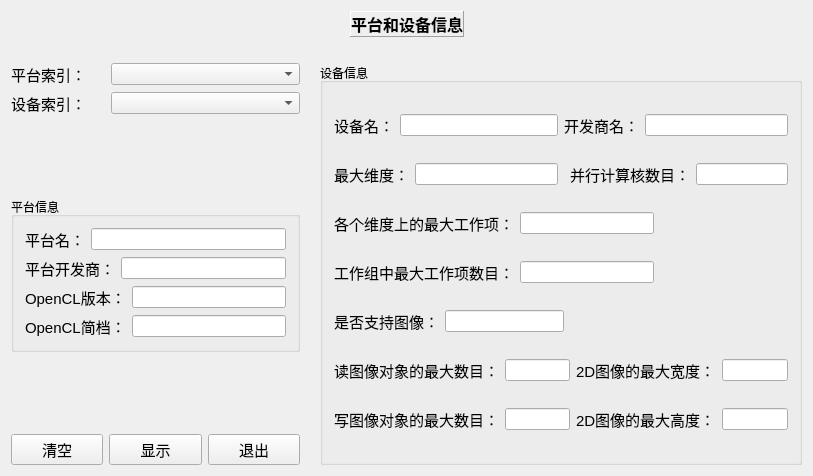
<?xml version="1.0" encoding="UTF-8"?>
<ui version="4.0">
 <class>PlatformAndDeviceInfo</class>
 <widget class="QWidget" name="PlatformAndDeviceInfo">
  <property name="geometry">
   <rect>
    <x>0</x>
    <y>0</y>
    <width>813</width>
    <height>476</height>
   </rect>
  </property>
  <property name="minimumSize">
   <size>
    <width>0</width>
    <height>0</height>
   </size>
  </property>
  <property name="maximumSize">
   <size>
    <width>115200</width>
    <height>115200</height>
   </size>
  </property>
  <property name="windowTitle">
   <string>平台和设备信息</string>
  </property>
  <layout class="QVBoxLayout" name="verticalLayout" stretch="1,1,20">
   <item>
    <layout class="QHBoxLayout" name="horizontalLayout_19">
     <item>
      <spacer name="horizontalSpacer">
       <property name="orientation">
        <enum>Qt::Horizontal</enum>
       </property>
       <property name="sizeHint" stdset="0">
        <size>
         <width>40</width>
         <height>20</height>
        </size>
       </property>
      </spacer>
     </item>
     <item>
      <widget class="QLabel" name="label">
       <property name="font">
        <font>
         <pointsize>12</pointsize>
         <weight>75</weight>
         <bold>true</bold>
        </font>
       </property>
       <property name="frameShape">
        <enum>QFrame::Panel</enum>
       </property>
       <property name="frameShadow">
        <enum>QFrame::Raised</enum>
       </property>
       <property name="text">
        <string>平台和设备信息</string>
       </property>
       <property name="alignment">
        <set>Qt::AlignCenter</set>
       </property>
      </widget>
     </item>
     <item>
      <spacer name="horizontalSpacer_2">
       <property name="orientation">
        <enum>Qt::Horizontal</enum>
       </property>
       <property name="sizeHint" stdset="0">
        <size>
         <width>40</width>
         <height>20</height>
        </size>
       </property>
      </spacer>
     </item>
    </layout>
   </item>
   <item>
    <spacer name="verticalSpacer_3">
     <property name="orientation">
      <enum>Qt::Vertical</enum>
     </property>
     <property name="sizeHint" stdset="0">
      <size>
       <width>20</width>
       <height>40</height>
      </size>
     </property>
    </spacer>
   </item>
   <item>
    <layout class="QHBoxLayout" name="horizontalLayout_18" stretch="3,5">
     <property name="spacing">
      <number>20</number>
     </property>
     <item>
      <layout class="QGridLayout" name="gridLayout_3">
       <item row="3" column="0" colspan="3">
        <widget class="QGroupBox" name="groupBox">
         <property name="title">
          <string>平台信息</string>
         </property>
         <layout class="QGridLayout" name="gridLayout_2">
          <item row="1" column="0">
           <layout class="QHBoxLayout" name="horizontalLayout_13">
            <item>
             <widget class="QLabel" name="label_4">
              <property name="font">
               <font>
                <pointsize>11</pointsize>
               </font>
              </property>
              <property name="text">
               <string>平台开发商：</string>
              </property>
             </widget>
            </item>
            <item>
             <widget class="QLineEdit" name="platformVendorLineEdit"/>
            </item>
           </layout>
          </item>
          <item row="3" column="0">
           <layout class="QHBoxLayout" name="horizontalLayout_15">
            <item>
             <widget class="QLabel" name="label_6">
              <property name="font">
               <font>
                <pointsize>11</pointsize>
               </font>
              </property>
              <property name="text">
               <string>OpenCL简档：</string>
              </property>
             </widget>
            </item>
            <item>
             <widget class="QLineEdit" name="OpenCLProfileLineEdit"/>
            </item>
           </layout>
          </item>
          <item row="2" column="0">
           <layout class="QHBoxLayout" name="horizontalLayout_14">
            <item>
             <widget class="QLabel" name="label_5">
              <property name="font">
               <font>
                <pointsize>11</pointsize>
               </font>
              </property>
              <property name="text">
               <string>OpenCL版本：</string>
              </property>
             </widget>
            </item>
            <item>
             <widget class="QLineEdit" name="OpenCLVersionLineEdit"/>
            </item>
           </layout>
          </item>
          <item row="0" column="0">
           <layout class="QHBoxLayout" name="horizontalLayout_12">
            <item>
             <widget class="QLabel" name="label_3">
              <property name="font">
               <font>
                <pointsize>11</pointsize>
               </font>
              </property>
              <property name="text">
               <string>平台名：</string>
              </property>
             </widget>
            </item>
            <item>
             <widget class="QLineEdit" name="platformNameLineEdit"/>
            </item>
           </layout>
          </item>
         </layout>
        </widget>
       </item>
       <item row="1" column="0" colspan="3">
        <layout class="QHBoxLayout" name="horizontalLayout_17" stretch="1,2">
         <item>
          <widget class="QLabel" name="label_7">
           <property name="font">
            <font>
             <pointsize>11</pointsize>
            </font>
           </property>
           <property name="text">
            <string>设备索引：</string>
           </property>
          </widget>
         </item>
         <item>
          <widget class="QComboBox" name="deviceIndexCombo"/>
         </item>
        </layout>
       </item>
       <item row="0" column="0" colspan="3">
        <layout class="QHBoxLayout" name="horizontalLayout_16" stretch="1,2">
         <item>
          <widget class="QLabel" name="label_2">
           <property name="font">
            <font>
             <pointsize>11</pointsize>
            </font>
           </property>
           <property name="text">
            <string>平台索引：</string>
           </property>
          </widget>
         </item>
         <item>
          <widget class="QComboBox" name="platformIndexCombo"/>
         </item>
        </layout>
       </item>
       <item row="5" column="0">
        <widget class="QPushButton" name="clearBtn">
         <property name="font">
          <font>
           <pointsize>11</pointsize>
          </font>
         </property>
         <property name="text">
          <string>清空</string>
         </property>
        </widget>
       </item>
       <item row="5" column="1">
        <widget class="QPushButton" name="displayBtn">
         <property name="font">
          <font>
           <pointsize>11</pointsize>
          </font>
         </property>
         <property name="text">
          <string>显示</string>
         </property>
        </widget>
       </item>
       <item row="5" column="2">
        <widget class="QPushButton" name="quitBtn">
         <property name="font">
          <font>
           <pointsize>11</pointsize>
          </font>
         </property>
         <property name="text">
          <string>退出</string>
         </property>
        </widget>
       </item>
       <item row="4" column="1">
        <spacer name="verticalSpacer_2">
         <property name="orientation">
          <enum>Qt::Vertical</enum>
         </property>
         <property name="sizeHint" stdset="0">
          <size>
           <width>20</width>
           <height>40</height>
          </size>
         </property>
        </spacer>
       </item>
       <item row="2" column="0">
        <spacer name="verticalSpacer">
         <property name="orientation">
          <enum>Qt::Vertical</enum>
         </property>
         <property name="sizeHint" stdset="0">
          <size>
           <width>20</width>
           <height>40</height>
          </size>
         </property>
        </spacer>
       </item>
      </layout>
     </item>
     <item>
      <widget class="QGroupBox" name="groupBox_2">
       <property name="title">
        <string>设备信息</string>
       </property>
       <layout class="QGridLayout" name="gridLayout">
        <item row="0" column="0">
         <layout class="QHBoxLayout" name="horizontalLayout">
          <item>
           <widget class="QLabel" name="label_20">
            <property name="font">
             <font>
              <pointsize>11</pointsize>
             </font>
            </property>
            <property name="text">
             <string>设备名：</string>
            </property>
           </widget>
          </item>
          <item>
           <widget class="QLineEdit" name="deviceNameLineEdit"/>
          </item>
         </layout>
        </item>
        <item row="0" column="1" colspan="3">
         <layout class="QHBoxLayout" name="horizontalLayout_2">
          <item>
           <widget class="QLabel" name="label_21">
            <property name="font">
             <font>
              <pointsize>11</pointsize>
             </font>
            </property>
            <property name="text">
             <string>开发商名：</string>
            </property>
           </widget>
          </item>
          <item>
           <widget class="QLineEdit" name="deviceVendorLineEdit"/>
          </item>
         </layout>
        </item>
        <item row="1" column="0">
         <layout class="QHBoxLayout" name="horizontalLayout_3">
          <item>
           <widget class="QLabel" name="label_10">
            <property name="font">
             <font>
              <pointsize>11</pointsize>
             </font>
            </property>
            <property name="text">
             <string>最大维度：</string>
            </property>
           </widget>
          </item>
          <item>
           <widget class="QLineEdit" name="maxDimLineEdit"/>
          </item>
         </layout>
        </item>
        <item row="1" column="2" colspan="2">
         <layout class="QHBoxLayout" name="horizontalLayout_4">
          <item>
           <widget class="QLabel" name="label_8">
            <property name="font">
             <font>
              <pointsize>11</pointsize>
             </font>
            </property>
            <property name="text">
             <string>并行计算核数目：</string>
            </property>
           </widget>
          </item>
          <item>
           <widget class="QLineEdit" name="countKernelNumLineEdit"/>
          </item>
         </layout>
        </item>
        <item row="2" column="0" colspan="4">
         <layout class="QHBoxLayout" name="horizontalLayout_5">
          <item>
           <widget class="QLabel" name="label_13">
            <property name="font">
             <font>
              <pointsize>11</pointsize>
             </font>
            </property>
            <property name="text">
             <string>各个维度上的最大工作项：</string>
            </property>
           </widget>
          </item>
          <item>
           <widget class="QLineEdit" name="maxWorkItemLineEdit"/>
          </item>
          <item>
           <spacer name="horizontalSpacer_3">
            <property name="orientation">
             <enum>Qt::Horizontal</enum>
            </property>
            <property name="sizeHint" stdset="0">
             <size>
              <width>40</width>
              <height>20</height>
             </size>
            </property>
           </spacer>
          </item>
         </layout>
        </item>
        <item row="3" column="0" colspan="4">
         <layout class="QHBoxLayout" name="horizontalLayout_6">
          <item>
           <widget class="QLabel" name="label_14">
            <property name="font">
             <font>
              <pointsize>11</pointsize>
             </font>
            </property>
            <property name="text">
             <string>工作组中最大工作项数目：</string>
            </property>
           </widget>
          </item>
          <item>
           <widget class="QLineEdit" name="maxItemInGroupLineEdit"/>
          </item>
          <item>
           <spacer name="horizontalSpacer_4">
            <property name="orientation">
             <enum>Qt::Horizontal</enum>
            </property>
            <property name="sizeHint" stdset="0">
             <size>
              <width>40</width>
              <height>20</height>
             </size>
            </property>
           </spacer>
          </item>
         </layout>
        </item>
        <item row="4" column="0" colspan="2">
         <layout class="QHBoxLayout" name="horizontalLayout_7">
          <item>
           <widget class="QLabel" name="label_15">
            <property name="font">
             <font>
              <pointsize>11</pointsize>
             </font>
            </property>
            <property name="text">
             <string>是否支持图像：</string>
            </property>
           </widget>
          </item>
          <item>
           <widget class="QLineEdit" name="isSupportImgLineEdit"/>
          </item>
         </layout>
        </item>
        <item row="5" column="0" colspan="3">
         <layout class="QHBoxLayout" name="horizontalLayout_8">
          <item>
           <widget class="QLabel" name="label_16">
            <property name="font">
             <font>
              <pointsize>11</pointsize>
             </font>
            </property>
            <property name="text">
             <string>读图像对象的最大数目：</string>
            </property>
           </widget>
          </item>
          <item>
           <widget class="QLineEdit" name="maxReadImgNumLineEdit"/>
          </item>
         </layout>
        </item>
        <item row="5" column="3">
         <layout class="QHBoxLayout" name="horizontalLayout_9">
          <item>
           <widget class="QLabel" name="label_18">
            <property name="font">
             <font>
              <pointsize>11</pointsize>
             </font>
            </property>
            <property name="text">
             <string>2D图像的最大宽度：</string>
            </property>
           </widget>
          </item>
          <item>
           <widget class="QLineEdit" name="maxWidthLineEdit"/>
          </item>
         </layout>
        </item>
        <item row="6" column="0" colspan="3">
         <layout class="QHBoxLayout" name="horizontalLayout_10">
          <item>
           <widget class="QLabel" name="label_17">
            <property name="font">
             <font>
              <pointsize>11</pointsize>
             </font>
            </property>
            <property name="text">
             <string>写图像对象的最大数目：</string>
            </property>
           </widget>
          </item>
          <item>
           <widget class="QLineEdit" name="maxWriteImgNumLineEdit"/>
          </item>
         </layout>
        </item>
        <item row="6" column="3">
         <layout class="QHBoxLayout" name="horizontalLayout_11">
          <item>
           <widget class="QLabel" name="label_19">
            <property name="font">
             <font>
              <pointsize>11</pointsize>
             </font>
            </property>
            <property name="text">
             <string>2D图像的最大高度：</string>
            </property>
           </widget>
          </item>
          <item>
           <widget class="QLineEdit" name="maxHeightLineEdit"/>
          </item>
         </layout>
        </item>
       </layout>
      </widget>
     </item>
    </layout>
   </item>
  </layout>
  <zorder>label</zorder>
  <zorder></zorder>
  <zorder>verticalSpacer_3</zorder>
  <zorder>horizontalSpacer</zorder>
  <zorder>horizontalSpacer_2</zorder>
 </widget>
 <layoutdefault spacing="6" margin="11"/>
 <resources/>
 <connections/>
</ui>
